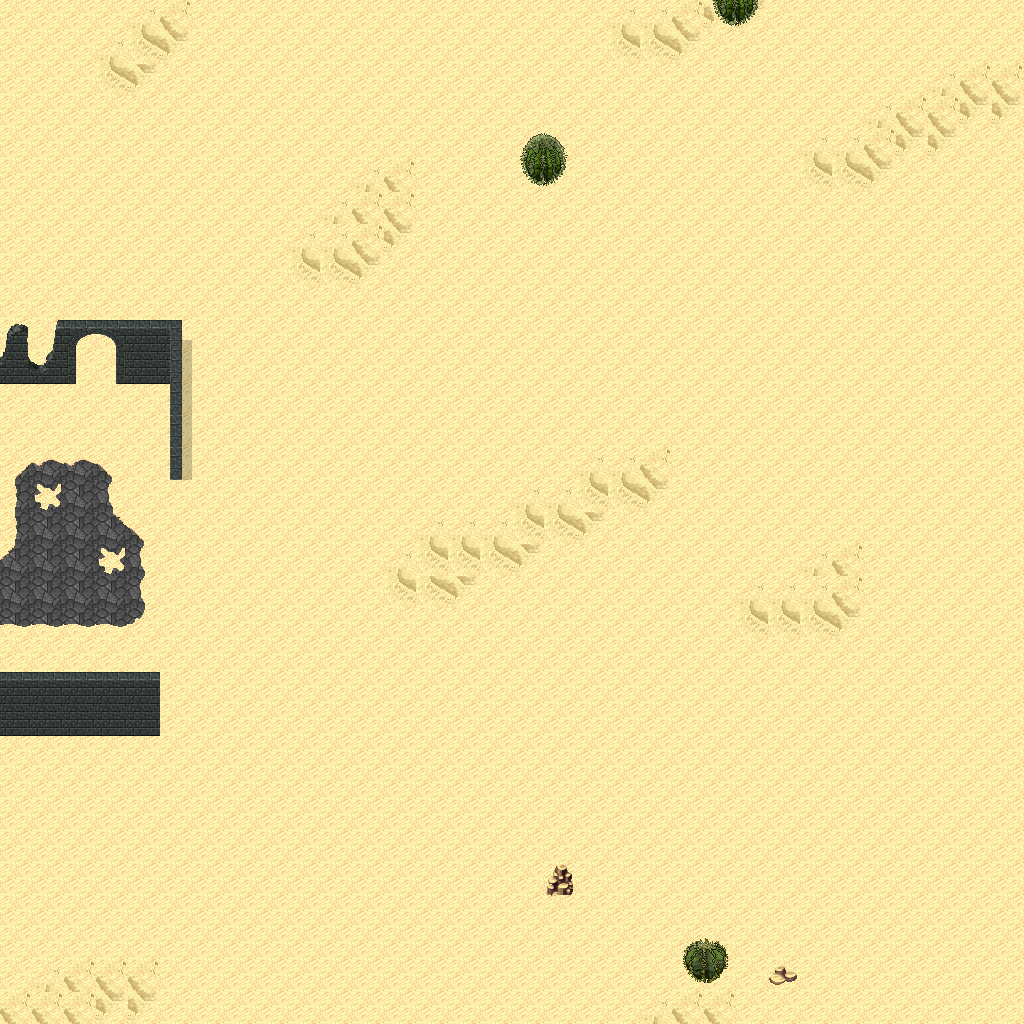

Tiled map render using the project's own tile images. Description and the map definition, with tile-layer contents summarised, below:
An orthogonal 32x32 tile map with 32x32 px tiles, 5 tile layers (Ground, Objects, Objects2, Above, ...), 1 hidden layer not drawn, 14 tilesets.

<map version="1.10" tiledversion="1.11.0" orientation="orthogonal" renderorder="right-down" width="32" height="32" tilewidth="32" tileheight="32" infinite="0" nextlayerid="11" nextobjectid="1">
 <tileset firstgid="1" name="logic_collision" tilewidth="32" tileheight="32" tilecount="1" columns="1">
  <image source="../drawable/logic_collision.png" width="32" height="32" />
 </tileset>
 <tileset firstgid="2" name="ground_ground" tilewidth="32" tileheight="32" tilecount="33" columns="3">
  <image source="../drawable/ground_ground.png" width="96" height="352" />
 </tileset>
 <tileset firstgid="35" name="terrain_desert" tilewidth="32" tileheight="32" tilecount="88" columns="8">
  <image source="../drawable/terrain_desert.png" width="256" height="352" />
 </tileset>
 <tileset firstgid="123" name="building_stone_ruins" tilewidth="32" tileheight="32" tilecount="72" columns="6">
  <image source="../drawable/building_stone_ruins.png" width="192" height="384" />
 </tileset>
 <tileset firstgid="195" name="ground_sand_edges" tilewidth="32" tileheight="32" tilecount="15" columns="5">
  <image source="../drawable/ground_sand_edges.png" width="160" height="96" />
 </tileset>
 <tileset firstgid="210" name="ground_slate_tiles" tilewidth="32" tileheight="32" tilecount="15" columns="5">
  <image source="../drawable/ground_slate_tiles.png" width="160" height="96" />
 </tileset>
 <tileset firstgid="225" name="ground_sand_2" tilewidth="32" tileheight="32" tilecount="15" columns="5">
  <image source="../drawable/ground_sand_2.png" width="160" height="96" />
 </tileset>
 <tileset firstgid="240" name="plant_cactus_2" tilewidth="32" tileheight="32" tilecount="10" columns="5">
  <image source="../drawable/plant_cactus_2.png" width="160" height="64" />
 </tileset>
 <tileset firstgid="250" name="plant_round_cactuses" tilewidth="32" tileheight="32" tilecount="20" columns="10">
  <image source="../drawable/plant_round_cactuses.png" width="320" height="64" />
 </tileset>
 <tileset firstgid="270" name="plant_tree_banana_tree" tilewidth="32" tileheight="32" tilecount="40" columns="4">
  <image source="../drawable/plant_tree_banana_tree.png" width="128" height="320" />
 </tileset>
 <tileset firstgid="310" name="plant_tree_palm_tree" tilewidth="32" tileheight="32" tilecount="6" columns="2">
  <image source="../drawable/plant_tree_palm_tree.png" width="64" height="96" />
 </tileset>
 <tileset firstgid="316" name="plant_tree_palm_trees" tilewidth="32" tileheight="32" tilecount="40" columns="4">
  <image source="../drawable/plant_tree_palm_trees.png" width="128" height="320" />
 </tileset>
 <tileset firstgid="356" name="building_stone_tower" tilewidth="32" tileheight="32" tilecount="14" columns="2">
  <image source="../drawable/building_stone_tower.png" width="64" height="224" />
 </tileset>
 <tileset firstgid="370" name="plant_bush_large_green" tilewidth="32" tileheight="32" tilecount="9" columns="3">
  <image source="../drawable/plant_bush_large_green.png" width="96" height="96" />
 </tileset>
 <layer id="1" name="Ground" width="32" height="32">
  <data>[1024 cells, 1024 non-empty, 6 distinct tile ids]</data>
 </layer>
 <layer id="2" name="Objects" width="32" height="32">
  <data>[1024 cells, 39 non-empty, 22 distinct tile ids]</data>
 </layer>
 <layer id="3" name="Objects2" width="32" height="32">
  <data>[1024 cells, 2 non-empty, 1 distinct tile ids]</data>
 </layer>
 <layer id="4" name="Above" width="32" height="32">
  <data>[1024 cells, 15 non-empty, 10 distinct tile ids]</data>
 </layer>
 <layer id="5" name="Above2" width="32" height="32">
  <data>[1024 cells, 0 non-empty, 0 distinct tile ids]</data>
 </layer>
 <layer id="6" name="Walkable" width="32" height="32" visible="0">
  <data>[1024 cells, 20 non-empty, 1 distinct tile ids]</data>
 </layer>
 <objectgroup id="7" name="Mapevents" />
 <objectgroup id="8" name="Spawn" />
 <objectgroup id="9" name="Keys" />
 <objectgroup id="10" name="Replace" />
</map>
